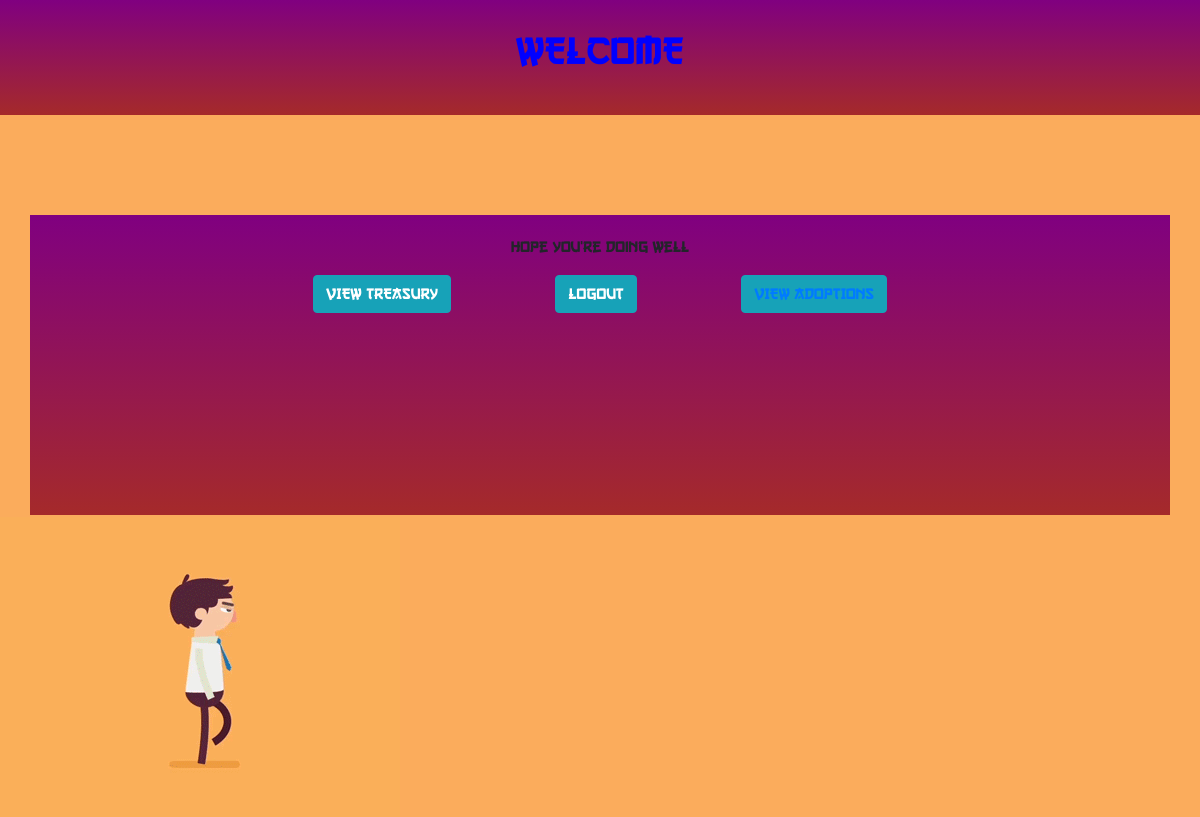
The app's page /committee/welcomemember.php (signed in), older data.
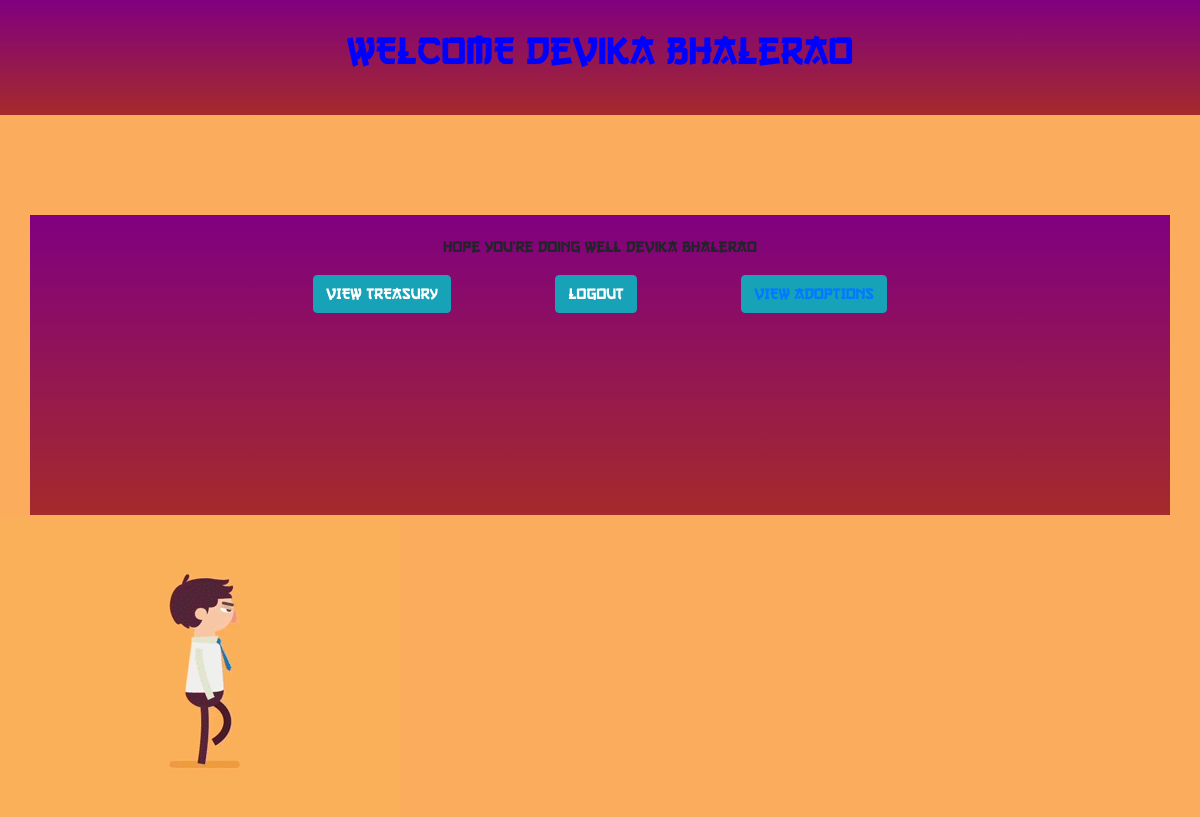
The same page, newer data.
### tables this page shows
CREATE TABLE `committee` (
  `id` int(11) NOT NULL,
  `name` varchar(55) NOT NULL,
  `email` varchar(200) NOT NULL,
  `phone` varchar(10) NOT NULL,
  `password` varchar(20) NOT NULL,
  `street` varchar(90) NOT NULL,
  `city` varchar(20) NOT NULL,
  `state` varchar(30) NOT NULL,
  `pin` varchar(20) NOT NULL
);

### committee/welcomemember.php (the view, shortened to what this page needs)
<?php
include('connect.php');
?>
<!doctype html>
<html lang="en">
  <head>
    <link rel="stylesheet" href="https://stackpath.bootstrapcdn.com/bootstrap/4.3.1/css/bootstrap.min.css">
    <link rel="stylesheet" type="text/css" href="style.css">
</head>
  <body>
  <?php
$cid=$_SESSION['uid'];
$ret=mysqli_query($conn,"select name from committee where ID='$cid'");
$row=mysqli_fetch_array($ret);
$name=$row['name'];
?>
    <div class="container-fluid p-3  bg-primary text-white">
      <h1 >WELCOME <?php
      echo $name; ?></h1> </div>
      <div class="container ">
         <p>Hope you're doing well <?php echo $name; ?></p>
         <div class="row">
             <div class="col">
            <button type="button" class="btn btn-info">VIEW TREASURY</button>
            <a  href="login.php" >
            <button type="button" class="btn btn-info yo">LOGOUT</button>
</a>
<button type="button" class="btn btn-info yo"><a href="adoptdisplay.php">VIEW ADOPTIONS</a></button>
         </div>
        </div>
        </div>
        <div class="manwa">
            <img src="manwalk.gif">
        </div>
  </body>
</html>

### committee/style.css (style rules this page uses)
* { margin: 0; padding: 0; }
.container-fluid { display: block; position: relative; height: 115px; margin-top: 0px; text-align: center; background-image: linear-gradient(purple,brown); font-family: Sayush; }
.container-fluid h1 { color: blue; margin-top: 10px; transition: transform linear 2s; }
.container { margin-top: 100px; width: 100%; height: 300px; background-image: linear-gradient(purple,brown); font-family: Sayush; text-align: center; }
.container p { padding-top:20px; }
.yo { margin-left: 100px; }
body { background-color:#fbac5c; }
.manwa { margin-top: 2px; position: relative; width: 100%; height: 100px; }
.manwa img { position: absolute; animation-name: tre; animation-duration: 5s; animation-timing-function: linear; animation-iteration-count: infinite; }
button { transition: transform linear 6s; }

Row changes from the older to the newer data that the page shows:
added committee: name "Devika Bhalerao"
